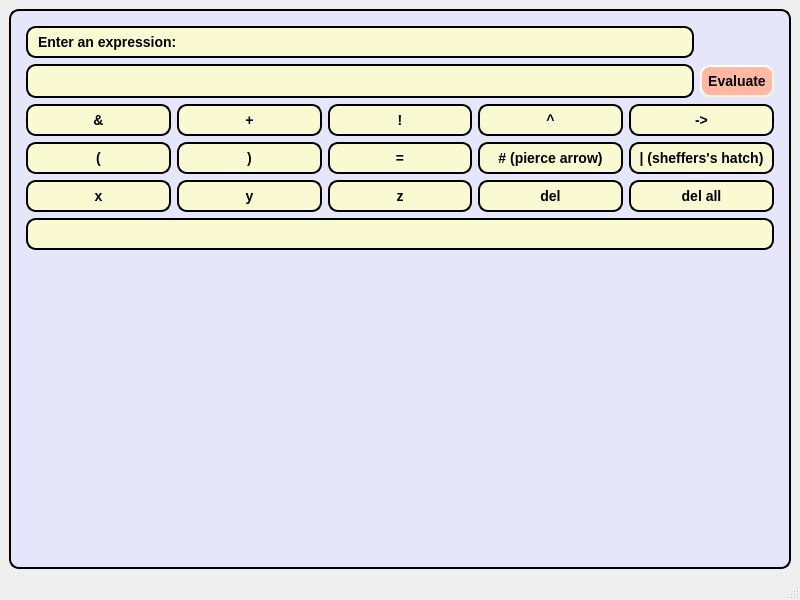
<?xml version="1.0" encoding="UTF-8"?>
<ui version="4.0">
 <class>MainWindow</class>
 <widget class="QMainWindow" name="MainWindow">
  <property name="geometry">
   <rect>
    <x>0</x>
    <y>0</y>
    <width>800</width>
    <height>600</height>
   </rect>
  </property>
  <property name="windowTitle">
   <string>MainWindow</string>
  </property>
  <widget class="QWidget" name="centralwidget">
   <layout class="QGridLayout" name="gridLayout_4">
    <item row="0" column="0">
     <widget class="QGroupBox" name="groupBox">
      <property name="styleSheet">
       <string notr="true">QGroupBox {
                background-color: #E6E6FA;
        border-style: outset;
        border-width: 2px;
        border-radius: 10px;
        border-color: black;
        font: bold 14px;
        padding: 6px;
}
</string>
      </property>
      <property name="title">
       <string/>
      </property>
      <layout class="QGridLayout" name="gridLayout_3">
       <item row="0" column="0">
        <layout class="QGridLayout" name="gridLayout">
         <item row="2" column="0">
          <widget class="QLineEdit" name="lineEdit_input">
           <property name="styleSheet">
            <string notr="true">QLineEdit {
                background-color: #FAFAD2;
        border-style: outset;
        border-width: 2px;
        border-radius: 10px;
        border-color: black;
        font: bold 14px;
        padding: 6px;
}
</string>
           </property>
          </widget>
         </item>
         <item row="1" column="0">
          <widget class="QLabel" name="label">
           <property name="styleSheet">
            <string notr="true">QLabel {
                background-color: #FAFAD2;
        border-style: outset;
        border-width: 2px;
        border-radius: 10px;
        border-color: black;
        font: bold 14px;
        padding: 6px;
}
</string>
           </property>
           <property name="text">
            <string>Enter an expression:</string>
           </property>
          </widget>
         </item>
         <item row="2" column="1">
          <widget class="QPushButton" name="pushButton_evaluate">
           <property name="styleSheet">
            <string notr="true">QPushButton {
                background-color:rgb(255, 184, 162);
        border-style: outset;
        border-width: 2px;
        border-radius: 10px;
        border-color: beige;
        font: bold 14px;
        min-width: 10em;
        padding: 6px;
}</string>
           </property>
           <property name="text">
            <string>Evaluate</string>
           </property>
          </widget>
         </item>
        </layout>
       </item>
       <item row="3" column="0">
        <widget class="QTableWidget" name="tableWidget">
         <property name="enabled">
          <bool>true</bool>
         </property>
         <property name="styleSheet">
          <string notr="true">QTableWidget{
        background-color: #E6E6FA;
		border-style: outset;
		border-color: black;
        font: bold 14px;
        padding: 6px;
         gridline-color: black;
         font-size: 12pt;
}

QHeaderView{
     background-color: #E6E6FA;
}

QHeaderView::section {
	background-color: rgb(255, 189, 172);
	padding: 4px;
	font-size: 14pt;
	border-style: none;
	border-bottom: 1px solid black;
	border-right: 1px solid black;
}

QHeaderView::section:horizontal
{
	border-top: 2px solid black;
	border-bottom:	2px solid black;
	border-left: 2px solid black;
	border-right: 2px solid black;
}

QTableWidget::item{
	border-top: 2px solid black;
	border-bottom:	2px solid black;
	border-left: 2px solid black;
	border-right: 2px solid black;
}
QTableWidget::item:selected{
    background-color: qlineargradient(x1: 0, y1: 0, x2: 0.9, y2: 0.9,
                                stop: 0 #fff8db, stop: 1 #596fff );
}</string>
         </property>
         <property name="frameShape">
          <enum>QFrame::Box</enum>
         </property>
         <property name="lineWidth">
          <number>3</number>
         </property>
         <property name="midLineWidth">
          <number>3</number>
         </property>
         <property name="gridStyle">
          <enum>Qt::SolidLine</enum>
         </property>
        </widget>
       </item>
       <item row="2" column="0">
        <widget class="QLabel" name="label_2">
         <property name="styleSheet">
          <string notr="true">QLabel {
                background-color: #FAFAD2;
        border-style: outset;
        border-width: 2px;
        border-radius: 10px;
        border-color: black;
        font: bold 14px;
        padding: 6px;
}

</string>
         </property>
         <property name="text">
          <string/>
         </property>
         <property name="alignment">
          <set>Qt::AlignCenter</set>
         </property>
        </widget>
       </item>
       <item row="1" column="0">
        <layout class="QGridLayout" name="gridLayout_2">
         <item row="2" column="4">
          <widget class="QPushButton" name="pushButton_del_all">
           <property name="font">
            <font>
             <pointsize>-1</pointsize>
             <weight>75</weight>
             <italic>false</italic>
             <bold>true</bold>
            </font>
           </property>
           <property name="styleSheet">
            <string notr="true">QPushButton {
                background-color: #FAFAD2;
        border-style: outset;
        border-width: 2px;
        border-radius: 10px;
        border-color: black;
        font: bold 14px;
        padding: 6px;
}</string>
           </property>
           <property name="text">
            <string>del all</string>
           </property>
          </widget>
         </item>
         <item row="2" column="0">
          <widget class="QPushButton" name="pushButton_x">
           <property name="font">
            <font>
             <pointsize>-1</pointsize>
             <weight>75</weight>
             <italic>false</italic>
             <bold>true</bold>
            </font>
           </property>
           <property name="styleSheet">
            <string notr="true">QPushButton {
                background-color: #FAFAD2;
        border-style: outset;
        border-width: 2px;
        border-radius: 10px;
        border-color: black;
        font: bold 14px;
        padding: 6px;
}</string>
           </property>
           <property name="text">
            <string>x</string>
           </property>
          </widget>
         </item>
         <item row="0" column="3">
          <widget class="QPushButton" name="pushButton_xor">
           <property name="font">
            <font>
             <pointsize>-1</pointsize>
             <weight>75</weight>
             <italic>false</italic>
             <bold>true</bold>
            </font>
           </property>
           <property name="styleSheet">
            <string notr="true">QPushButton {
                background-color: #FAFAD2;
        border-style: outset;
        border-width: 2px;
        border-radius: 10px;
        border-color: black;
        font: bold 14px;
        padding: 6px;
}</string>
           </property>
           <property name="text">
            <string>^</string>
           </property>
          </widget>
         </item>
         <item row="2" column="2">
          <widget class="QPushButton" name="pushButton_z">
           <property name="font">
            <font>
             <pointsize>-1</pointsize>
             <weight>75</weight>
             <italic>false</italic>
             <bold>true</bold>
            </font>
           </property>
           <property name="styleSheet">
            <string notr="true">QPushButton {
                background-color: #FAFAD2;
        border-style: outset;
        border-width: 2px;
        border-radius: 10px;
        border-color: black;
        font: bold 14px;
        padding: 6px;
}</string>
           </property>
           <property name="text">
            <string>z</string>
           </property>
          </widget>
         </item>
         <item row="0" column="2">
          <widget class="QPushButton" name="pushButton_not">
           <property name="font">
            <font>
             <pointsize>-1</pointsize>
             <weight>75</weight>
             <italic>false</italic>
             <bold>true</bold>
            </font>
           </property>
           <property name="styleSheet">
            <string notr="true">QPushButton {
                background-color: #FAFAD2;
        border-style: outset;
        border-width: 2px;
        border-radius: 10px;
        border-color: black;
        font: bold 14px;
        padding: 6px;
}</string>
           </property>
           <property name="text">
            <string>!</string>
           </property>
          </widget>
         </item>
         <item row="0" column="4">
          <widget class="QPushButton" name="pushButton_implication">
           <property name="font">
            <font>
             <pointsize>-1</pointsize>
             <weight>75</weight>
             <italic>false</italic>
             <bold>true</bold>
            </font>
           </property>
           <property name="styleSheet">
            <string notr="true">QPushButton {
                background-color: #FAFAD2;
        border-style: outset;
        border-width: 2px;
        border-radius: 10px;
        border-color: black;
        font: bold 14px;
        padding: 6px;
}</string>
           </property>
           <property name="text">
            <string>-&gt;</string>
           </property>
          </widget>
         </item>
         <item row="2" column="1">
          <widget class="QPushButton" name="pushButton_y">
           <property name="font">
            <font>
             <pointsize>-1</pointsize>
             <weight>75</weight>
             <italic>false</italic>
             <bold>true</bold>
            </font>
           </property>
           <property name="styleSheet">
            <string notr="true">QPushButton {
                background-color: #FAFAD2;
        border-style: outset;
        border-width: 2px;
        border-radius: 10px;
        border-color: black;
        font: bold 14px;
        padding: 6px;
}</string>
           </property>
           <property name="text">
            <string>y</string>
           </property>
          </widget>
         </item>
         <item row="0" column="0">
          <widget class="QPushButton" name="pushButton_konjuct">
           <property name="font">
            <font>
             <pointsize>-1</pointsize>
             <weight>75</weight>
             <italic>false</italic>
             <bold>true</bold>
            </font>
           </property>
           <property name="styleSheet">
            <string notr="true">QPushButton {
                background-color: #FAFAD2;
        border-style: outset;
        border-width: 2px;
        border-radius: 10px;
        border-color: black;
        font: bold 14px;
        padding: 6px;
}</string>
           </property>
           <property name="text">
            <string>&amp;&amp;</string>
           </property>
          </widget>
         </item>
         <item row="0" column="1">
          <widget class="QPushButton" name="pushButton_disjunction">
           <property name="font">
            <font>
             <pointsize>-1</pointsize>
             <weight>75</weight>
             <italic>false</italic>
             <bold>true</bold>
            </font>
           </property>
           <property name="styleSheet">
            <string notr="true">QPushButton {
                background-color: #FAFAD2;
        border-style: outset;
        border-width: 2px;
        border-radius: 10px;
        border-color: black;
        font: bold 14px;
        padding: 6px;
}</string>
           </property>
           <property name="text">
            <string>+</string>
           </property>
          </widget>
         </item>
         <item row="2" column="3">
          <widget class="QPushButton" name="pushButton_del">
           <property name="font">
            <font>
             <pointsize>-1</pointsize>
             <weight>75</weight>
             <italic>false</italic>
             <bold>true</bold>
            </font>
           </property>
           <property name="styleSheet">
            <string notr="true">QPushButton {
                background-color: #FAFAD2;
        border-style: outset;
        border-width: 2px;
        border-radius: 10px;
        border-color: black;
        font: bold 14px;
        padding: 6px;
}</string>
           </property>
           <property name="text">
            <string>del</string>
           </property>
          </widget>
         </item>
         <item row="1" column="0">
          <widget class="QPushButton" name="pushButton_add_left">
           <property name="font">
            <font>
             <pointsize>-1</pointsize>
             <weight>75</weight>
             <italic>false</italic>
             <bold>true</bold>
            </font>
           </property>
           <property name="styleSheet">
            <string notr="true">QPushButton {
                background-color: #FAFAD2;
        border-style: outset;
        border-width: 2px;
        border-radius: 10px;
        border-color: black;
        font: bold 14px;
        padding: 6px;
}</string>
           </property>
           <property name="text">
            <string>(</string>
           </property>
          </widget>
         </item>
         <item row="1" column="1">
          <widget class="QPushButton" name="pushButton_add_right">
           <property name="font">
            <font>
             <pointsize>-1</pointsize>
             <weight>75</weight>
             <italic>false</italic>
             <bold>true</bold>
            </font>
           </property>
           <property name="styleSheet">
            <string notr="true">QPushButton {
                background-color: #FAFAD2;
        border-style: outset;
        border-width: 2px;
        border-radius: 10px;
        border-color: black;
        font: bold 14px;
        padding: 6px;
}</string>
           </property>
           <property name="text">
            <string>)</string>
           </property>
          </widget>
         </item>
         <item row="1" column="2">
          <widget class="QPushButton" name="pushButton_equal">
           <property name="font">
            <font>
             <pointsize>-1</pointsize>
             <weight>75</weight>
             <italic>false</italic>
             <bold>true</bold>
            </font>
           </property>
           <property name="styleSheet">
            <string notr="true">QPushButton {
                background-color: #FAFAD2;
        border-style: outset;
        border-width: 2px;
        border-radius: 10px;
        border-color: black;
        font: bold 14px;
        padding: 6px;
}</string>
           </property>
           <property name="text">
            <string>=</string>
           </property>
          </widget>
         </item>
         <item row="1" column="3">
          <widget class="QPushButton" name="pushButton_pierce">
           <property name="font">
            <font>
             <pointsize>-1</pointsize>
             <weight>75</weight>
             <italic>false</italic>
             <bold>true</bold>
            </font>
           </property>
           <property name="styleSheet">
            <string notr="true">QPushButton {
                background-color: #FAFAD2;
        border-style: outset;
        border-width: 2px;
        border-radius: 10px;
        border-color: black;
        font: bold 14px;
        padding: 6px;
}</string>
           </property>
           <property name="text">
            <string># (pierce arrow)</string>
           </property>
          </widget>
         </item>
         <item row="1" column="4">
          <widget class="QPushButton" name="pushButton_sheffer">
           <property name="font">
            <font>
             <pointsize>-1</pointsize>
             <weight>75</weight>
             <italic>false</italic>
             <bold>true</bold>
            </font>
           </property>
           <property name="styleSheet">
            <string notr="true">QPushButton {
                background-color: #FAFAD2;
        border-style: outset;
        border-width: 2px;
        border-radius: 10px;
        border-color: black;
        font: bold 14px;
        padding: 6px;
}</string>
           </property>
           <property name="text">
            <string>| (sheffers's hatch)</string>
           </property>
          </widget>
         </item>
        </layout>
       </item>
      </layout>
     </widget>
    </item>
   </layout>
  </widget>
  <widget class="QMenuBar" name="menubar">
   <property name="geometry">
    <rect>
     <x>0</x>
     <y>0</y>
     <width>800</width>
     <height>26</height>
    </rect>
   </property>
  </widget>
  <widget class="QStatusBar" name="statusbar"/>
 </widget>
 <resources/>
 <connections/>
</ui>
